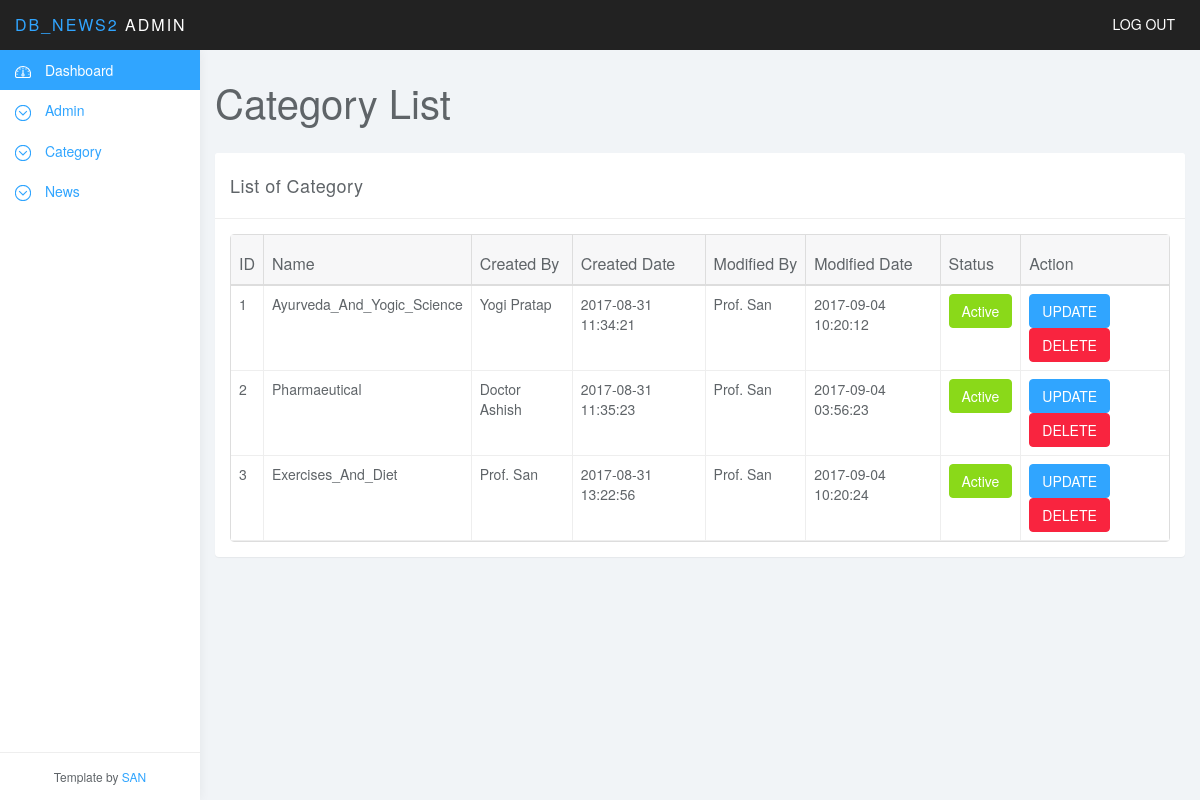
The page /newmvc/Admin_panel/categorylist.php (signed in) on the database its author committed.
### tables this page shows
CREATE TABLE `tbl_category` (
  `id` int(11) NOT NULL,
  `name` varchar(50) NOT NULL,
  `slug` varchar(200) NOT NULL,
  `created_by` varchar(50) NOT NULL,
  `created_at` datetime NOT NULL,
  `modified_by` varchar(50) DEFAULT NULL,
  `modified_at` datetime DEFAULT NULL,
  `status` tinyint(1) NOT NULL DEFAULT '1'
);

### newmvc/Admin_panel/class/common.class.php (called while the page is built, shortened)
<?php
class common{
	public $con;
	public function __construct()
     {
		$this->con = new mysqli('localhost','root','','db_news2');
   }
	public function select($sql){
		$res = $this->con->query($sql);
		$data = [];
		if($res->num_rows>0)
			while($row= $res->fetch_object()){
				$data[] = $row;
			}
		return $data;
	}
}
?>

### newmvc/Admin_panel/class/category.class.php (called while the page is built, shortened)
<?php
class category extends common{
	function selectallcategory(){
		$sql = "select * from tbl_category";
		return $this->select($sql);
	}
}
?>

### newmvc/Admin_panel/categorylist.php (the view, shortened to what this page needs)
<?php
require_once 'class/common.class.php';
require_once 'class/category.class.php';
require_once 'layout/header.php';
$category=new category;
$allcategory=$category->selectallcategory();
?>
<link href="libs/css/bootstrap-table.css" rel="stylesheet">
	<div class="col-sm-9 col-sm-offset-3 col-lg-10 col-lg-offset-2 main">
		<div class="row">
			<div class="col-lg-12">
				<h1 class="page-header">Category List</h1>
			</div>
		</div>
		<div class="row">
			<div class="col-md-12">
				<div class="panel panel-default">
					<div class="panel-heading">List of Category</div>
					<div class="panel-body">
						<table data-toggle="table" data-url="tables/data2.json" >
						    <thead>
						    <tr>
						        <th>ID</th>
						        <th>Name</th>
						        <th>Created By</th>
						        <th>Created Date</th>
						        <th>Modified By</th>
						        <th>Modified Date</th>
						        <th>Status</th>
						        <th>Action</th>
						    </tr>
						    </thead>
						    <tbody>
						    <?php
						    	foreach ($allcategory as $ac) {?>
								    <tr>
								    	<td><?php echo $ac->id ?></td>
								    	<td><?php echo $ac->name ?></td>
								    	<td><?php echo $ac->created_by ?></td>
								    	<td><?php echo $ac->created_at ?></td>
								    	<td>
								    		<?php
								    			if (empty($ac->modified_by)) {
								    				echo "<i>NULL";
								    			}else{
								    				echo $ac->modified_by;
								    				} ?>
								    	</td>
								    	<td>
								    		<?php
								    			if (empty($ac->modified_at)) {
								    				echo "<i>NULL";
								    			}else{
								    				echo $ac->modified_at;
								    				} ?>
								    	</td>
								    	<td>
								    		<?php
								    			if ($ac->status) {?>
								    		<a  class="btn btn-success" href="#">Active</a>
								    			<?php
								    		}else{?>
								    		<a  class="btn btn-danger" href="#">In-Active</a>
								    		<?php
								    			}
								    		?>
								    	</td>
								    	<td>
								    		<a  class="btn btn-primary" href="updatecategory.php?id=<?php echo $ac->id ?>">UPDATE</a>
								    		<a class="btn btn-danger" href="deletecategory.php?id=<?php echo $ac->id ?>">DELETE</a>
								    	</td>
								    </tr>
						    	<?php } ?>
						    	</tbody>
						</table>
					</div>
				</div>
			</div>
		</div>
	</div>
<?php require_once 'layout/footer.php' ?>

### newmvc/Admin_panel/libs/css/styles.css (style rules this page uses)
body { background: #f1f4f7; padding-top: 50px; color: #5f6468; }
a, a:hover, a:focus { color: #30a5ff; }
h1, h2, h3, h4, h5, h6 { color: #5f6468; }
h1 { font-weight: 300; font-size: 40px; }
.btn-primary, .btn-primary:hover, .btn-primary:focus, .btn-primary:active, .btn-primary.active, .open > .dropdown-toggle.btn-primary, .btn-primary.disabled, .btn-primary[disabled], fieldset[disabled] .btn-primary, .btn-primary.disabled:hover, .btn-primary[disabled]:hover, fieldset[disabled] .btn-primary:hover, .btn-primary.disabled:focus, .btn-primary[disabled]:focus, fieldset[disabled] .btn-primary:focus, .btn-primary.disabled:active, .btn-primary[disabled]:active, fieldset[disabled] .btn-primary:active, .btn-primary.disabled.active, .btn-primary[disabled].active, fieldset[disabled] .btn-primary.active { background-color: #30a5ff; border-color: #30a5ff; }
.btn-success, .btn-success:hover, .btn-success:focus, .btn-success:active, .btn-success.active, .open > .dropdown-toggle.btn-success, .btn-success.disabled, .btn-success[disabled], fieldset[disabled] .btn-success, .btn-success.disabled:hover, .btn-success[disabled]:hover, fieldset[disabled] .btn-success:hover, .btn-success.disabled:focus, .btn-success[disabled]:focus, fieldset[disabled] .btn-success:focus, .btn-success.disabled:active, .btn-success[disabled]:active, fieldset[disabled] .btn-success:active, .btn-success.disabled.active, .btn-success[disabled].active, fieldset[disabled] .btn-success.active { background-color: #8ad919; border-color: #8ad919; }
.btn-danger, .btn-danger:hover, .btn-danger:focus, .btn-danger:active, .btn-danger.active, .open > .dropdown-toggle.btn-danger, .btn-danger.disabled, .btn-danger[disabled], fieldset[disabled] .btn-danger, .btn-danger.disabled:hover, .btn-danger[disabled]:hover, fieldset[disabled] .btn-danger:hover, .btn-danger.disabled:focus, .btn-danger[disabled]:focus, fieldset[disabled] .btn-danger:focus, .btn-danger.disabled:active, .btn-danger[disabled]:active, fieldset[disabled] .btn-danger:active, .btn-danger.disabled.active, .btn-danger[disabled].active, fieldset[disabled] .btn-danger.active { background-color: #f9243f; border-color: #f9243f; }
.panel { border: 0; }
.panel-heading { font-size: 18px; font-weight: 300; letter-spacing: 0.025em; height: 66px; line-height: 45px; }
.panel-default .panel-heading { background: #fff; border-bottom: 1px solid #eee; color: #5f6468; }
h1.page-header { margin-top: 30px; border-bottom: 0; }
.table { background: #fff; }

### rows shown on the page
tbl_category: id "1", name "Ayurveda_And_Yogic_Science", created_by "Yogi Pratap", created_at "2017-08-31 11:34:21", modified_by "Prof. San", modified_at "2017-09-04 10:20:12", status "Active"
tbl_category: id "2", name "Pharmaeutical", created_by "Doctor Ashish", created_at "2017-08-31 11:35:23", modified_by "Prof. San", modified_at "2017-09-04 03:56:23", status "Active"
tbl_category: id "3", name "Exercises_And_Diet", created_by "Prof. San", created_at "2017-08-31 13:22:56", modified_by "Prof. San", modified_at "2017-09-04 10:20:24", status "Active"
